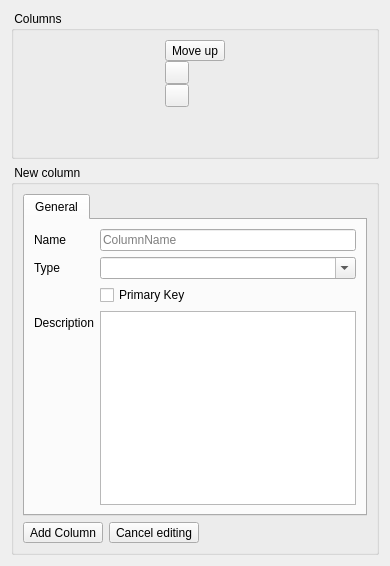
        <widget class="QWidget" name="tabWidgetPage1">
         <attribute name="icon">
          <iconset resource="../dbm.qrc">
           <normaloff>:/images/actions/images/small/table-select-column-icon.png</normaloff>:/images/actions/images/small/table-select-column-icon.png</iconset>
         </attribute>
         <attribute name="title">
          <string>Columns</string>
         </attribute>
         <layout class="QVBoxLayout" name="verticalLayout_2">
          <item>
           <widget class="QGroupBox" name="groupBox">
            <property name="title">
             <string> Columns </string>
            </property>
            <layout class="QVBoxLayout" name="verticalLayout_5">
             <item>
              <layout class="QHBoxLayout" name="columnListLayout">
               <property name="spacing">
                <number>6</number>
               </property>
               <item>
                <layout class="QGridLayout" name="gridLayout">
                 <property name="verticalSpacing">
                  <number>0</number>
                 </property>
                 <item row="0" column="0">
                  <widget class="QToolButton" name="btnUp">
                   <property name="toolTip">
                    <string>Move the column up (left)</string>
                   </property>
                   <property name="statusTip">
                    <string>Move the column up (left)</string>
                   </property>
                   <property name="text">
                    <string>Move up</string>
                   </property>
                   <property name="icon">
                    <iconset resource="../dbm.qrc">
                     <normaloff>:/images/actions/images/small/up.png</normaloff>:/images/actions/images/small/up.png</iconset>
                   </property>
                   <property name="popupMode">
                    <enum>QToolButton::DelayedPopup</enum>
                   </property>
                  </widget>
                 </item>
                 <item row="3" column="0">
                  <widget class="QToolButton" name="btnRemove">
                   <property name="toolTip">
                    <string>Delete this column</string>
                   </property>
                   <property name="statusTip">
                    <string>Delete this column</string>
                   </property>
                   <property name="text">
                    <string/>
                   </property>
                   <property name="icon">
                    <iconset resource="../dbm.qrc">
                     <normaloff>:/images/actions/images/small/remove.png</normaloff>:/images/actions/images/small/remove.png</iconset>
                   </property>
                  </widget>
                 </item>
                 <item row="1" column="0">
                  <widget class="QToolButton" name="btnDown">
                   <property name="toolTip">
                    <string>Move the column down (right)</string>
                   </property>
                   <property name="statusTip">
                    <string>Move the column down (right)</string>
                   </property>
                   <property name="text">
                    <string/>
                   </property>
                   <property name="icon">
                    <iconset resource="../dbm.qrc">
                     <normaloff>:/images/actions/images/small/down.png</normaloff>:/images/actions/images/small/down.png</iconset>
                   </property>
                   <property name="popupMode">
                    <enum>QToolButton::DelayedPopup</enum>
                   </property>
                  </widget>
                 </item>
                 <item row="4" column="0">
                  <spacer name="verticalSpacer">
                   <property name="orientation">
                    <enum>Qt::Vertical</enum>
                   </property>
                   <property name="sizeHint" stdset="0">
                    <size>
                     <width>20</width>
                     <height>40</height>
                    </size>
                   </property>
                  </spacer>
                 </item>
                </layout>
               </item>
              </layout>
             </item>
            </layout>
           </widget>
          </item>
          <item>
           <widget class="QGroupBox" name="grpColumnDetails">
            <property name="title">
             <string> New column </string>
            </property>
            <property name="flat">
             <bool>false</bool>
            </property>
            <property name="checkable">
             <bool>false</bool>
            </property>
            <layout class="QVBoxLayout" name="verticalLayout_4">
             <item>
              <widget class="QTabWidget" name="tabWidgetForColumnDetails">
               <widget class="QWidget" name="tabWidget_2Page1">
                <attribute name="title">
                 <string>General</string>
                </attribute>
                <layout class="QVBoxLayout" name="verticalLayout_18">
                 <item>
                  <layout class="QFormLayout" name="formLayout">
                   <property name="fieldGrowthPolicy">
                    <enum>QFormLayout::AllNonFixedFieldsGrow</enum>
                   </property>
                   <item row="0" column="0">
                    <widget class="QLabel" name="label_2">
                     <property name="text">
                      <string>Name</string>
                     </property>
                    </widget>
                   </item>
                   <item row="0" column="1">
                    <widget class="QLineEdit" name="txtNewColumnName">
                     <property name="toolTip">
                      <string>The name of the column</string>
                     </property>
                     <property name="placeholderText">
                      <string>ColumnName</string>
                     </property>
                    </widget>
                   </item>
                   <item row="1" column="0">
                    <widget class="QLabel" name="label_4">
                     <property name="text">
                      <string>Type</string>
                     </property>
                    </widget>
                   </item>
                   <item row="1" column="1">
                    <widget class="QComboBox" name="cmbNewColumnType">
                     <property name="toolTip">
                      <string>The Type of the column</string>
                     </property>
                     <property name="editable">
                      <bool>true</bool>
                     </property>
                    </widget>
                   </item>
                   <item row="2" column="1">
                    <widget class="QCheckBox" name="chkPrimary">
                     <property name="text">
                      <string>Primary Key</string>
                     </property>
                    </widget>
                   </item>
                   <item row="3" column="0">
                    <widget class="QLabel" name="lblDescription">
                     <property name="text">
                      <string>Description</string>
                     </property>
                    </widget>
                   </item>
                   <item row="3" column="1">
                    <widget class="QTextEdit" name="txtColumnDescription"/>
                   </item>
                  </layout>
                 </item>
                </layout>
               </widget>
              </widget>
             </item>
             <item>
              <layout class="QHBoxLayout" name="horizontalLayout_3">
               <item>
                <widget class="QToolButton" name="btnAddColumn">
                 <property name="toolTip">
                  <string>Add/Update the column</string>
                 </property>
                 <property name="statusTip">
                  <string>Add/Update the column</string>
                 </property>
                 <property name="text">
                  <string>Add Column</string>
                 </property>
                 <property name="icon">
                  <iconset resource="../dbm.qrc">
                   <normaloff>:/images/actions/images/small/add.png</normaloff>:/images/actions/images/small/add.png</iconset>
                 </property>
                 <property name="toolButtonStyle">
                  <enum>Qt::ToolButtonTextBesideIcon</enum>
                 </property>
                </widget>
               </item>
               <item>
                <widget class="QToolButton" name="btnCancelColumnEditing">
                 <property name="toolTip">
                  <string>Cancel the changes made to these fields</string>
                 </property>
                 <property name="statusTip">
                  <string>Cancel the changes made to these fields</string>
                 </property>
                 <property name="text">
                  <string>Cancel editing</string>
                 </property>
                 <property name="icon">
                  <iconset resource="../dbm.qrc">
                   <normaloff>:/images/actions/images/small/cancel.png</normaloff>:/images/actions/images/small/cancel.png</iconset>
                 </property>
                 <property name="toolButtonStyle">
                  <enum>Qt::ToolButtonTextBesideIcon</enum>
                 </property>
                </widget>
               </item>
               <item>
                <spacer name="horizontalSpacer_7">
                 <property name="orientation">
                  <enum>Qt::Horizontal</enum>
                 </property>
                 <property name="sizeHint" stdset="0">
                  <size>
                   <width>40</width>
                   <height>20</height>
                  </size>
                 </property>
                </spacer>
               </item>
              </layout>
             </item>
            </layout>
           </widget>
          </item>
         </layout>
        </widget>
